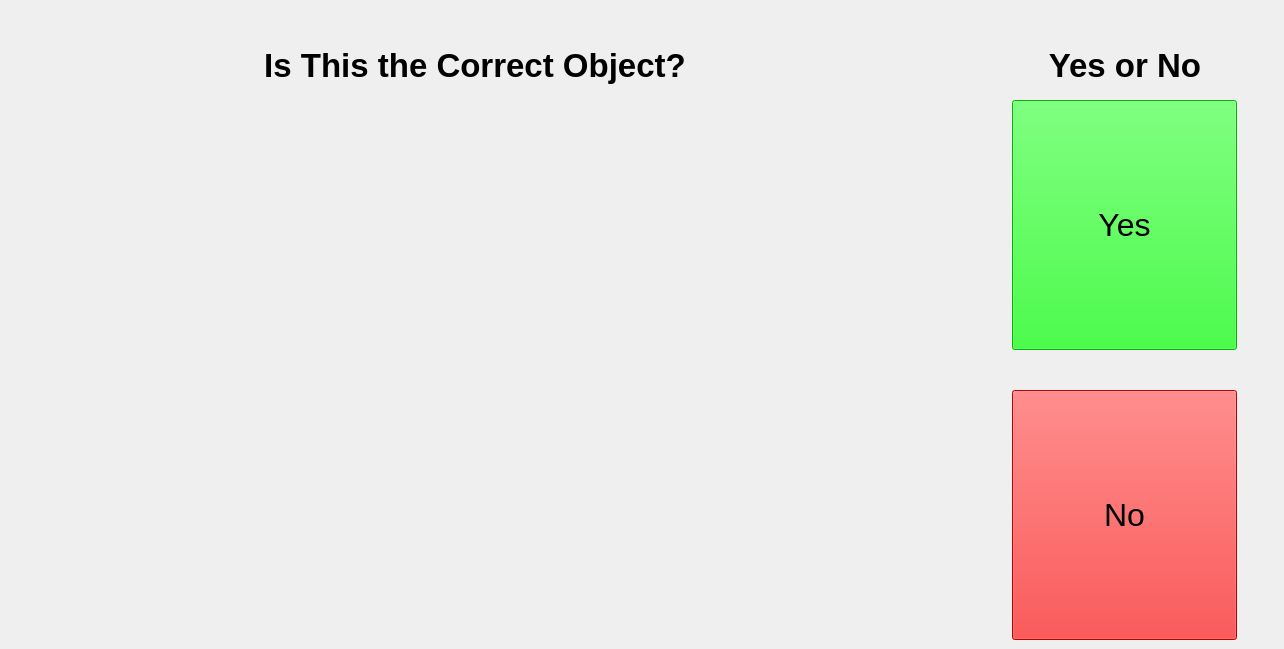
    <widget class="QWidget" name="page_3">
     <property name="enabled">
      <bool>true</bool>
     </property>
     <widget class="SceneViewer" name="DisplayImage">
      <property name="enabled">
       <bool>true</bool>
      </property>
      <property name="geometry">
       <rect>
        <x>10</x>
        <y>100</y>
        <width>960</width>
        <height>540</height>
       </rect>
      </property>
      <property name="frameShape">
       <enum>QFrame::NoFrame</enum>
      </property>
      <property name="text">
       <string/>
      </property>
      <property name="pixmap">
       <pixmap>../../stretch_uml/src/stretch_uml/loading_icon.png</pixmap>
      </property>
      <property name="scaledContents">
       <bool>true</bool>
      </property>
     </widget>
     <widget class="QLabel" name="InstructionLabelPage3">
      <property name="geometry">
       <rect>
        <x>200</x>
        <y>40</y>
        <width>550</width>
        <height>50</height>
       </rect>
      </property>
      <property name="palette">
       <palette>
        <active>
         <colorrole role="Button">
          <brush brushstyle="SolidPattern">
           <color alpha="255">
            <red>255</red>
            <green>255</green>
            <blue>255</blue>
           </color>
          </brush>
         </colorrole>
         <colorrole role="Midlight">
          <brush brushstyle="SolidPattern">
           <color alpha="255">
            <red>255</red>
            <green>255</green>
            <blue>255</blue>
           </color>
          </brush>
         </colorrole>
         <colorrole role="Dark">
          <brush brushstyle="SolidPattern">
           <color alpha="255">
            <red>127</red>
            <green>127</green>
            <blue>127</blue>
           </color>
          </brush>
         </colorrole>
         <colorrole role="Mid">
          <brush brushstyle="SolidPattern">
           <color alpha="255">
            <red>170</red>
            <green>170</green>
            <blue>170</blue>
           </color>
          </brush>
         </colorrole>
         <colorrole role="Window">
          <brush brushstyle="SolidPattern">
           <color alpha="255">
            <red>255</red>
            <green>255</green>
            <blue>255</blue>
           </color>
          </brush>
         </colorrole>
         <colorrole role="Shadow">
          <brush brushstyle="SolidPattern">
           <color alpha="255">
            <red>0</red>
            <green>0</green>
            <blue>0</blue>
           </color>
          </brush>
         </colorrole>
         <colorrole role="AlternateBase">
          <brush brushstyle="SolidPattern">
           <color alpha="255">
            <red>255</red>
            <green>255</green>
            <blue>255</blue>
           </color>
          </brush>
         </colorrole>
        </active>
        <inactive>
         <colorrole role="Button">
          <brush brushstyle="SolidPattern">
           <color alpha="255">
            <red>255</red>
            <green>255</green>
            <blue>255</blue>
           </color>
          </brush>
         </colorrole>
         <colorrole role="Midlight">
          <brush brushstyle="SolidPattern">
           <color alpha="255">
            <red>255</red>
            <green>255</green>
            <blue>255</blue>
           </color>
          </brush>
         </colorrole>
         <colorrole role="Dark">
          <brush brushstyle="SolidPattern">
           <color alpha="255">
            <red>127</red>
            <green>127</green>
            <blue>127</blue>
           </color>
          </brush>
         </colorrole>
         <colorrole role="Mid">
          <brush brushstyle="SolidPattern">
           <color alpha="255">
            <red>170</red>
            <green>170</green>
            <blue>170</blue>
           </color>
          </brush>
         </colorrole>
         <colorrole role="Window">
          <brush brushstyle="SolidPattern">
           <color alpha="255">
            <red>255</red>
            <green>255</green>
            <blue>255</blue>
           </color>
          </brush>
         </colorrole>
         <colorrole role="Shadow">
          <brush brushstyle="SolidPattern">
           <color alpha="255">
            <red>0</red>
            <green>0</green>
            <blue>0</blue>
           </color>
          </brush>
         </colorrole>
         <colorrole role="AlternateBase">
          <brush brushstyle="SolidPattern">
           <color alpha="255">
            <red>255</red>
            <green>255</green>
            <blue>255</blue>
           </color>
          </brush>
         </colorrole>
        </inactive>
        <disabled>
         <colorrole role="Button">
          <brush brushstyle="SolidPattern">
           <color alpha="255">
            <red>255</red>
            <green>255</green>
            <blue>255</blue>
           </color>
          </brush>
         </colorrole>
         <colorrole role="Midlight">
          <brush brushstyle="SolidPattern">
           <color alpha="255">
            <red>255</red>
            <green>255</green>
            <blue>255</blue>
           </color>
          </brush>
         </colorrole>
         <colorrole role="Dark">
          <brush brushstyle="SolidPattern">
           <color alpha="255">
            <red>127</red>
            <green>127</green>
            <blue>127</blue>
           </color>
          </brush>
         </colorrole>
         <colorrole role="Mid">
          <brush brushstyle="SolidPattern">
           <color alpha="255">
            <red>170</red>
            <green>170</green>
            <blue>170</blue>
           </color>
          </brush>
         </colorrole>
         <colorrole role="Window">
          <brush brushstyle="SolidPattern">
           <color alpha="255">
            <red>255</red>
            <green>255</green>
            <blue>255</blue>
           </color>
          </brush>
         </colorrole>
         <colorrole role="Shadow">
          <brush brushstyle="SolidPattern">
           <color alpha="255">
            <red>0</red>
            <green>0</green>
            <blue>0</blue>
           </color>
          </brush>
         </colorrole>
         <colorrole role="AlternateBase">
          <brush brushstyle="SolidPattern">
           <color alpha="255">
            <red>255</red>
            <green>255</green>
            <blue>255</blue>
           </color>
          </brush>
         </colorrole>
        </disabled>
       </palette>
      </property>
      <property name="font">
       <font>
        <pointsize>25</pointsize>
        <bold>true</bold>
       </font>
      </property>
      <property name="frameShape">
       <enum>QFrame::NoFrame</enum>
      </property>
      <property name="text">
       <string>Is This the Correct Object?</string>
      </property>
      <property name="scaledContents">
       <bool>false</bool>
      </property>
      <property name="alignment">
       <set>Qt::AlignCenter</set>
      </property>
     </widget>
     <widget class="QPushButton" name="ConfirmButtonYes">
      <property name="enabled">
       <bool>true</bool>
      </property>
      <property name="geometry">
       <rect>
        <x>1012</x>
        <y>100</y>
        <width>225</width>
        <height>250</height>
       </rect>
      </property>
      <property name="palette">
       <palette>
        <active>
         <colorrole role="Button">
          <brush brushstyle="SolidPattern">
           <color alpha="255">
            <red>0</red>
            <green>255</green>
            <blue>0</blue>
           </color>
          </brush>
         </colorrole>
         <colorrole role="Light">
          <brush brushstyle="SolidPattern">
           <color alpha="255">
            <red>127</red>
            <green>255</green>
            <blue>127</blue>
           </color>
          </brush>
         </colorrole>
         <colorrole role="Midlight">
          <brush brushstyle="SolidPattern">
           <color alpha="255">
            <red>63</red>
            <green>255</green>
            <blue>63</blue>
           </color>
          </brush>
         </colorrole>
         <colorrole role="Dark">
          <brush brushstyle="SolidPattern">
           <color alpha="255">
            <red>0</red>
            <green>127</green>
            <blue>0</blue>
           </color>
          </brush>
         </colorrole>
         <colorrole role="Mid">
          <brush brushstyle="SolidPattern">
           <color alpha="255">
            <red>0</red>
            <green>170</green>
            <blue>0</blue>
           </color>
          </brush>
         </colorrole>
         <colorrole role="Window">
          <brush brushstyle="SolidPattern">
           <color alpha="255">
            <red>0</red>
            <green>255</green>
            <blue>0</blue>
           </color>
          </brush>
         </colorrole>
         <colorrole role="Shadow">
          <brush brushstyle="SolidPattern">
           <color alpha="255">
            <red>0</red>
            <green>0</green>
            <blue>0</blue>
           </color>
          </brush>
         </colorrole>
         <colorrole role="AlternateBase">
          <brush brushstyle="SolidPattern">
           <color alpha="255">
            <red>127</red>
            <green>255</green>
            <blue>127</blue>
           </color>
          </brush>
         </colorrole>
        </active>
        <inactive>
         <colorrole role="Button">
          <brush brushstyle="SolidPattern">
           <color alpha="255">
            <red>0</red>
            <green>255</green>
            <blue>0</blue>
           </color>
          </brush>
         </colorrole>
         <colorrole role="Light">
          <brush brushstyle="SolidPattern">
           <color alpha="255">
            <red>127</red>
            <green>255</green>
            <blue>127</blue>
           </color>
          </brush>
         </colorrole>
         <colorrole role="Midlight">
          <brush brushstyle="SolidPattern">
           <color alpha="255">
            <red>63</red>
            <green>255</green>
            <blue>63</blue>
           </color>
          </brush>
         </colorrole>
         <colorrole role="Dark">
          <brush brushstyle="SolidPattern">
           <color alpha="255">
            <red>0</red>
            <green>127</green>
            <blue>0</blue>
           </color>
          </brush>
         </colorrole>
         <colorrole role="Mid">
          <brush brushstyle="SolidPattern">
           <color alpha="255">
            <red>0</red>
            <green>170</green>
            <blue>0</blue>
           </color>
          </brush>
         </colorrole>
         <colorrole role="Window">
          <brush brushstyle="SolidPattern">
           <color alpha="255">
            <red>0</red>
            <green>255</green>
            <blue>0</blue>
           </color>
          </brush>
         </colorrole>
         <colorrole role="Shadow">
          <brush brushstyle="SolidPattern">
           <color alpha="255">
            <red>0</red>
            <green>0</green>
            <blue>0</blue>
           </color>
          </brush>
         </colorrole>
         <colorrole role="AlternateBase">
          <brush brushstyle="SolidPattern">
           <color alpha="255">
            <red>127</red>
            <green>255</green>
            <blue>127</blue>
           </color>
          </brush>
         </colorrole>
        </inactive>
        <disabled>
         <colorrole role="Button">
          <brush brushstyle="SolidPattern">
           <color alpha="255">
            <red>0</red>
            <green>255</green>
            <blue>0</blue>
           </color>
          </brush>
         </colorrole>
         <colorrole role="Light">
          <brush brushstyle="SolidPattern">
           <color alpha="255">
            <red>127</red>
            <green>255</green>
            <blue>127</blue>
           </color>
          </brush>
         </colorrole>
         <colorrole role="Midlight">
          <brush brushstyle="SolidPattern">
           <color alpha="255">
            <red>63</red>
            <green>255</green>
            <blue>63</blue>
           </color>
          </brush>
         </colorrole>
         <colorrole role="Dark">
          <brush brushstyle="SolidPattern">
           <color alpha="255">
            <red>0</red>
            <green>127</green>
            <blue>0</blue>
           </color>
          </brush>
         </colorrole>
         <colorrole role="Mid">
          <brush brushstyle="SolidPattern">
           <color alpha="255">
            <red>0</red>
            <green>170</green>
            <blue>0</blue>
           </color>
          </brush>
         </colorrole>
         <colorrole role="Window">
          <brush brushstyle="SolidPattern">
           <color alpha="255">
            <red>0</red>
            <green>255</green>
            <blue>0</blue>
           </color>
          </brush>
         </colorrole>
         <colorrole role="Shadow">
          <brush brushstyle="SolidPattern">
           <color alpha="255">
            <red>0</red>
            <green>0</green>
            <blue>0</blue>
           </color>
          </brush>
         </colorrole>
         <colorrole role="AlternateBase">
          <brush brushstyle="SolidPattern">
           <color alpha="255">
            <red>0</red>
            <green>255</green>
            <blue>0</blue>
           </color>
          </brush>
         </colorrole>
        </disabled>
       </palette>
      </property>
      <property name="font">
       <font>
        <pointsize>24</pointsize>
       </font>
      </property>
      <property name="text">
       <string>Yes</string>
      </property>
     </widget>
     <widget class="QPushButton" name="ConfirmButtonNo">
      <property name="geometry">
       <rect>
        <x>1012</x>
        <y>390</y>
        <width>225</width>
        <height>250</height>
       </rect>
      </property>
      <property name="palette">
       <palette>
        <active>
         <colorrole role="Button">
          <brush brushstyle="SolidPattern">
           <color alpha="255">
            <red>255</red>
            <green>0</green>
            <blue>0</blue>
           </color>
          </brush>
         </colorrole>
         <colorrole role="Light">
          <brush brushstyle="SolidPattern">
           <color alpha="255">
            <red>255</red>
            <green>127</green>
            <blue>127</blue>
           </color>
          </brush>
         </colorrole>
         <colorrole role="Midlight">
          <brush brushstyle="SolidPattern">
           <color alpha="255">
            <red>255</red>
            <green>63</green>
            <blue>63</blue>
           </color>
          </brush>
         </colorrole>
         <colorrole role="Dark">
          <brush brushstyle="SolidPattern">
           <color alpha="255">
            <red>127</red>
            <green>0</green>
            <blue>0</blue>
           </color>
          </brush>
         </colorrole>
         <colorrole role="Mid">
          <brush brushstyle="SolidPattern">
           <color alpha="255">
            <red>170</red>
            <green>0</green>
            <blue>0</blue>
           </color>
          </brush>
         </colorrole>
         <colorrole role="Window">
          <brush brushstyle="SolidPattern">
           <color alpha="255">
            <red>255</red>
            <green>0</green>
            <blue>0</blue>
           </color>
          </brush>
         </colorrole>
         <colorrole role="Shadow">
          <brush brushstyle="SolidPattern">
           <color alpha="255">
            <red>0</red>
            <green>0</green>
            <blue>0</blue>
           </color>
          </brush>
         </colorrole>
         <colorrole role="AlternateBase">
          <brush brushstyle="SolidPattern">
           <color alpha="255">
            <red>255</red>
            <green>127</green>
            <blue>127</blue>
           </color>
          </brush>
         </colorrole>
        </active>
        <inactive>
         <colorrole role="Button">
          <brush brushstyle="SolidPattern">
           <color alpha="255">
            <red>255</red>
            <green>0</green>
            <blue>0</blue>
           </color>
          </brush>
         </colorrole>
         <colorrole role="Light">
          <brush brushstyle="SolidPattern">
           <color alpha="255">
            <red>255</red>
            <green>127</green>
            <blue>127</blue>
           </color>
          </brush>
         </colorrole>
         <colorrole role="Midlight">
          <brush brushstyle="SolidPattern">
           <color alpha="255">
            <red>255</red>
            <green>63</green>
            <blue>63</blue>
           </color>
          </brush>
         </colorrole>
         <colorrole role="Dark">
          <brush brushstyle="SolidPattern">
           <color alpha="255">
            <red>127</red>
            <green>0</green>
            <blue>0</blue>
           </color>
          </brush>
         </colorrole>
         <colorrole role="Mid">
          <brush brushstyle="SolidPattern">
           <color alpha="255">
            <red>170</red>
            <green>0</green>
            <blue>0</blue>
           </color>
          </brush>
         </colorrole>
         <colorrole role="Window">
          <brush brushstyle="SolidPattern">
           <color alpha="255">
            <red>255</red>
            <green>0</green>
            <blue>0</blue>
           </color>
          </brush>
         </colorrole>
         <colorrole role="Shadow">
          <brush brushstyle="SolidPattern">
           <color alpha="255">
            <red>0</red>
            <green>0</green>
            <blue>0</blue>
           </color>
          </brush>
         </colorrole>
         <colorrole role="AlternateBase">
          <brush brushstyle="SolidPattern">
           <color alpha="255">
            <red>255</red>
            <green>127</green>
            <blue>127</blue>
           </color>
          </brush>
         </colorrole>
        </inactive>
        <disabled>
         <colorrole role="Button">
          <brush brushstyle="SolidPattern">
           <color alpha="255">
            <red>255</red>
            <green>0</green>
            <blue>0</blue>
           </color>
          </brush>
         </colorrole>
         <colorrole role="Light">
          <brush brushstyle="SolidPattern">
           <color alpha="255">
            <red>255</red>
            <green>127</green>
            <blue>127</blue>
           </color>
          </brush>
         </colorrole>
         <colorrole role="Midlight">
          <brush brushstyle="SolidPattern">
           <color alpha="255">
            <red>255</red>
            <green>63</green>
            <blue>63</blue>
           </color>
          </brush>
         </colorrole>
         <colorrole role="Dark">
          <brush brushstyle="SolidPattern">
           <color alpha="255">
            <red>127</red>
            <green>0</green>
            <blue>0</blue>
           </color>
          </brush>
         </colorrole>
         <colorrole role="Mid">
          <brush brushstyle="SolidPattern">
           <color alpha="255">
            <red>170</red>
            <green>0</green>
            <blue>0</blue>
           </color>
          </brush>
         </colorrole>
         <colorrole role="Window">
          <brush brushstyle="SolidPattern">
           <color alpha="255">
            <red>255</red>
            <green>0</green>
            <blue>0</blue>
           </color>
          </brush>
         </colorrole>
         <colorrole role="Shadow">
          <brush brushstyle="SolidPattern">
           <color alpha="255">
            <red>0</red>
            <green>0</green>
            <blue>0</blue>
           </color>
          </brush>
         </colorrole>
         <colorrole role="AlternateBase">
          <brush brushstyle="SolidPattern">
           <color alpha="255">
            <red>255</red>
            <green>0</green>
            <blue>0</blue>
           </color>
          </brush>
         </colorrole>
        </disabled>
       </palette>
      </property>
      <property name="font">
       <font>
        <pointsize>24</pointsize>
       </font>
      </property>
      <property name="text">
       <string>No</string>
      </property>
      <property name="default">
       <bool>false</bool>
      </property>
     </widget>
     <widget class="QLabel" name="ConfirmLabel">
      <property name="geometry">
       <rect>
        <x>975</x>
        <y>40</y>
        <width>300</width>
        <height>50</height>
       </rect>
      </property>
      <property name="palette">
       <palette>
        <active>
         <colorrole role="Button">
          <brush brushstyle="SolidPattern">
           <color alpha="255">
            <red>255</red>
            <green>255</green>
            <blue>255</blue>
           </color>
          </brush>
         </colorrole>
         <colorrole role="Midlight">
          <brush brushstyle="SolidPattern">
           <color alpha="255">
            <red>255</red>
            <green>255</green>
            <blue>255</blue>
           </color>
          </brush>
         </colorrole>
         <colorrole role="Dark">
          <brush brushstyle="SolidPattern">
           <color alpha="255">
            <red>127</red>
            <green>127</green>
            <blue>127</blue>
           </color>
          </brush>
         </colorrole>
         <colorrole role="Mid">
          <brush brushstyle="SolidPattern">
           <color alpha="255">
            <red>170</red>
            <green>170</green>
            <blue>170</blue>
           </color>
          </brush>
         </colorrole>
         <colorrole role="Window">
          <brush brushstyle="SolidPattern">
           <color alpha="255">
            <red>255</red>
            <green>255</green>
            <blue>255</blue>
           </color>
          </brush>
         </colorrole>
         <colorrole role="Shadow">
          <brush brushstyle="SolidPattern">
           <color alpha="255">
            <red>0</red>
            <green>0</green>
            <blue>0</blue>
           </color>
          </brush>
         </colorrole>
         <colorrole role="AlternateBase">
          <brush brushstyle="SolidPattern">
           <color alpha="255">
            <red>255</red>
            <green>255</green>
            <blue>255</blue>
           </color>
          </brush>
         </colorrole>
        </active>
        <inactive>
         <colorrole role="Button">
          <brush brushstyle="SolidPattern">
           <color alpha="255">
            <red>255</red>
            <green>255</green>
            <blue>255</blue>
           </color>
          </brush>
         </colorrole>
         <colorrole role="Midlight">
          <brush brushstyle="SolidPattern">
           <color alpha="255">
            <red>255</red>
            <green>255</green>
            <blue>255</blue>
           </color>
          </brush>
         </colorrole>
         <colorrole role="Dark">
          <brush brushstyle="SolidPattern">
           <color alpha="255">
            <red>127</red>
            <green>127</green>
            <blue>127</blue>
           </color>
          </brush>
         </colorrole>
         <colorrole role="Mid">
          <brush brushstyle="SolidPattern">
           <color alpha="255">
            <red>170</red>
            <green>170</green>
            <blue>170</blue>
           </color>
          </brush>
         </colorrole>
         <colorrole role="Window">
          <brush brushstyle="SolidPattern">
           <color alpha="255">
            <red>255</red>
            <green>255</green>
            <blue>255</blue>
           </color>
          </brush>
         </colorrole>
         <colorrole role="Shadow">
          <brush brushstyle="SolidPattern">
           <color alpha="255">
            <red>0</red>
            <green>0</green>
            <blue>0</blue>
           </color>
          </brush>
         </colorrole>
         <colorrole role="AlternateBase">
          <brush brushstyle="SolidPattern">
           <color alpha="255">
            <red>255</red>
            <green>255</green>
            <blue>255</blue>
           </color>
          </brush>
         </colorrole>
        </inactive>
        <disabled>
         <colorrole role="Button">
          <brush brushstyle="SolidPattern">
           <color alpha="255">
            <red>255</red>
            <green>255</green>
            <blue>255</blue>
           </color>
          </brush>
         </colorrole>
         <colorrole role="Midlight">
          <brush brushstyle="SolidPattern">
           <color alpha="255">
            <red>255</red>
            <green>255</green>
            <blue>255</blue>
           </color>
          </brush>
         </colorrole>
         <colorrole role="Dark">
          <brush brushstyle="SolidPattern">
           <color alpha="255">
            <red>127</red>
            <green>127</green>
            <blue>127</blue>
           </color>
          </brush>
         </colorrole>
         <colorrole role="Mid">
          <brush brushstyle="SolidPattern">
           <color alpha="255">
            <red>170</red>
            <green>170</green>
            <blue>170</blue>
           </color>
          </brush>
         </colorrole>
         <colorrole role="Window">
          <brush brushstyle="SolidPattern">
           <color alpha="255">
            <red>255</red>
            <green>255</green>
            <blue>255</blue>
           </color>
          </brush>
         </colorrole>
         <colorrole role="Shadow">
          <brush brushstyle="SolidPattern">
           <color alpha="255">
            <red>0</red>
            <green>0</green>
            <blue>0</blue>
           </color>
          </brush>
         </colorrole>
         <colorrole role="AlternateBase">
          <brush brushstyle="SolidPattern">
           <color alpha="255">
            <red>255</red>
            <green>255</green>
            <blue>255</blue>
           </color>
          </brush>
         </colorrole>
        </disabled>
       </palette>
      </property>
      <property name="font">
       <font>
        <pointsize>25</pointsize>
        <bold>true</bold>
       </font>
      </property>
      <property name="text">
       <string>Yes or No</string>
      </property>
      <property name="scaledContents">
       <bool>false</bool>
      </property>
      <property name="alignment">
       <set>Qt::AlignCenter</set>
      </property>
     </widget>
    </widget>
